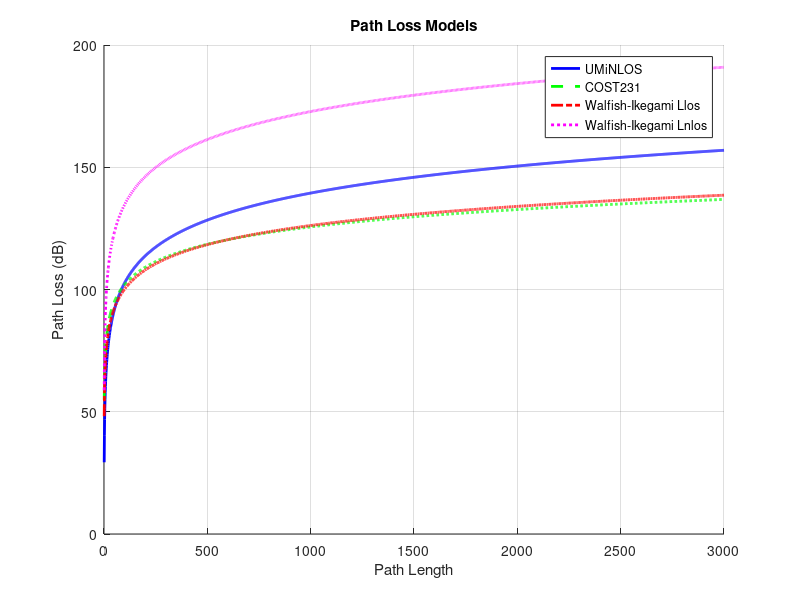

Write the MATLAB code that produced this figure.
heightBS = 60; %%Высота антенны
hBuild = 30; %%Высота зданий
freq = 1.8; %%Диапазон частот
TxPowerBS = 46; %%Мощность передатчика базовой станции dBm
TxPowerUE = 24; %%Мощность передатчика пользователского терминала dBm
AntGainBS = 21; %%Коеффициент усиления антенны BS в децибелах изотропного излучателя dB
fi = 35; %%Угол наклона
IM = 6; %%Интерференция 
NoiseFigure1 = 2.4; %%Коэффициент шума приемника BS dBm
NoiseFigure2 = 6; %%Коэффициент шума приемника пользователя dB
SINR_DL = 2; %%Требуемое отношение сигнал-интерференция для downlink dB
SINR_UL = 4; %%uplink dB
MIMOGain = 2; %%Число антенн БС
PenetrWall = 15; %%Коэффициет проникновения


ThermalNoise1 = -174 + 10 * log10(20000000);
ThermalNoise2 = -174 + 10 * log10(10000000);
fprintf('Шум приемника BS %2f\n', ThermalNoise1);
fprintf('Шум примника пользователя %2f\n', ThermalNoise2);

RxSensUE = NoiseFigure1 + ThermalNoise1 + SINR_DL;
RxSensBS = NoiseFigure2 + ThermalNoise2 + SINR_UL;
fprintf('RxSensUE %2f\n', RxSensUE);
fprintf('RxSensBS %2f\n', RxSensBS);

MAPL_DL = TxPowerBS + AntGainBS + MIMOGain - IM - PenetrWall - RxSensUE;
MAPL_UL = TxPowerUE + AntGainBS + MIMOGain - IM - PenetrWall - RxSensBS;
fprintf('MAPL_DL %2f\n', MAPL_DL);
fprintf('MAPL_UL %2f\n', MAPL_UL);

arr = zeros(1, 3000);
arr2 = zeros(1, 3000);
arr3 = zeros(1, 3000);
arr4 = zeros(1, 3000);

% Model1
key1 = true;
for i = 1:3000
    path_long = i;
    PL = 26 * log10(freq) + 22.7 + 36.7 * log10(path_long);
    arr(i) = PL;
    if PL > MAPL_UL && key1
        R1 = i - 1;
        key1 = false;
        fprintf('Модель UMiNLOS: R1 = %d\n', R1);
    end
end
AreaBS = 1.95 * R1 * R1;
fprintf('Площадь базовой станции модель UMiNLOS %f\n', AreaBS);
Area1 = 100000000 / AreaBS;
fprintf('Количество станций на 100кв.км:%.0f\n', Area1);
ShopCenter = 4000000 / AreaBS;
fprintf('Количество станций необходимых для покрытия микро и фемтосот: %.0f\n',ShopCenter);


% Model2
key = true;
for i = 1:3000
    path_long = i;
    a = 3.2 * (log10(11.75 * 4) ^ 2) - 4.97;
    LClutter = -(2 * (log10(1800 / 28) ^ 2) + 5.4);
    s = 44.9 - 6.55 * log10(1800);
    PL = 46.3 + 33.9 * log10(1800) - 13.82 * log10(150) - a + s * log10(i / 1000) + 3;
    arr2(i) = PL;
    if PL > MAPL_UL && key
        R = i - 1;
        key = false;
        fprintf('Модель COST231: R = %d\n', R);
    end
end
AreaBS1 = 1.95 * R * R;
fprintf('Площадь базовой станции модель COST231 %f\n', AreaBS1);
Area2 = (100000000 / AreaBS1);
fprintf('Количество станций на 100кв.км:%.0f\n', Area2);
ShopCenter1 = 4000000 / AreaBS1;
fprintf('Количество станций необходимых для покрытия микро и фемтосот: %.0f\n',ShopCenter1);

% Model3
for i = 1:3000
    path_long = i;
    PL = 42.6 + 20 * log10(1.9) + 26 * log10(i);
    arr3(i) = PL;
end
%fprintf('Модель Walfish-Ikegami Llos\n');

% Model4
for i = 1:3000
    path_long = i;
    L0 = 32.44 + 20 * log10(1.9) + 20 * log10(i);
    if fi < 35 && fi > 0
        qoef = -10 + 0.354 * fi;
    elseif fi < 55 && fi >= 35
        qoef = 2.5 + 0.075 * fi;
    elseif fi < 90 && fi >= 55
        qoef = 4.0 - 0.114 * fi;
    end
    L2 = -16.9 - 10 * log10(20) + 10 * log10(1.9) + 20 * log10(hBuild - 3) + qoef;
    if heightBS > hBuild
        L1_1 = -18 * log10(1 + heightBS - hBuild);
        kD = 18;
    elseif heightBS <= hBuild
        L1_1 = 0;
        kD = 18 - 15 * ((heightBS - hBuild) / hBuild);
    end
    if heightBS <= hBuild && path_long > 500
        kA = 54 - 0.8 * (heightBS - hBuild);
    elseif heightBS <= hBuild && path_long <= 500
        kA = 54 - 0.8 * (heightBS - hBuild) * path_long / 0.5;
    elseif heightBS > hBuild
        kA = 54;
        kF = -4 + 0.7 * (1.9 / 925 - 1);
    end
    L1 = L1_1 + kA + kD * log10(path_long) + kF * log10(1.9) - 9 * log10(20);
    if L1 + L2 > 0
        Llnos = L0 + L1 + L2;
    elseif L1 + L2 <= 0
        Llnos = L0;
    end
    arr4(i) = Llnos;
end
%fprintf('Модель Walfish-Ikegami Lnlos\n');

q1_1 = 10000000 / (1.95 * (R ^ 2));
q1_2 = 4000000 / (1.95 * (R1 ^ 2));

figure('Position', [100, 100, 800, 600]);
hold on;
grid on;
plot(arr, 'b', 'LineWidth', 2);
plot(arr2, 'g--', 'LineWidth', 2);
plot(arr3, 'r-.', 'LineWidth', 2);
plot(arr4, 'm:', 'LineWidth', 2);

xlabel('Path Length');
ylabel('Path Loss (dB)');
legend('UMiNLOS', 'COST231', 'Walfish-Ikegami Llos', 'Walfish-Ikegami Lnlos');
title('Path Loss Models');
